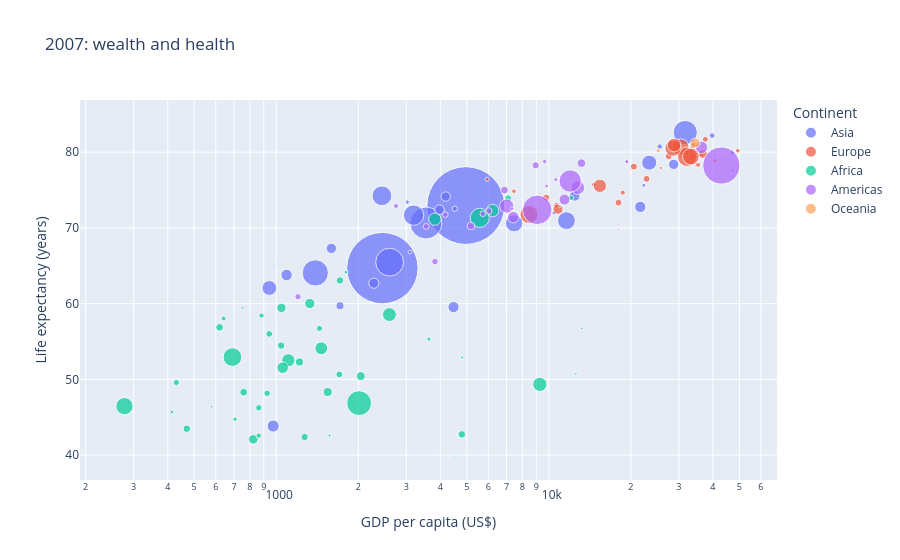

The cell this chart's notebook holds for it:
### Markdown cell above
## 2. The same chart in Plotly Express

One function call. Notice that the arguments name **data columns**, not arrays.

### Code cell
fig = px.scatter(
    g07,
    x="gdpPercap", 
    y="lifeExp",
    size="pop", 
    color="continent",
    hover_name="country",
    log_x=True, 
    size_max=55,
    labels={"gdpPercap": "GDP per capita (US$)", 
            "lifeExp": "Life expectancy (years)",
            "pop": "Population", 
            "continent": "Continent"},
    title="2007: wealth and health",
)
fig

### Figure 1 — Plotly figure (JSON) as saved in the notebook; plotly's stock layout.template omitted (floating-point values rounded to 4 significant figures)
{"data": [{"hovertemplate": "<b>%{hovertext}</b><br><br>Continent=Asia<br>GDP per capita (US$)=%{x}<br>Life expectancy (years)=%{y}<br>Population=%{marker.size}<extra></extra>", "hovertext": ["Afghanistan", "Bahrain", "Bangladesh", "Cambodia", "China", "Hong Kong, China", "India", "Indonesia", "Iran", "Iraq", "Israel", "Japan", "Jordan", "Korea, Dem. Rep.", "Korea, Rep.", "Kuwait", "Lebanon", "Malaysia", "Mongolia", "Myanmar", "Nepal", "Oman", "Pakistan", "Philippines", "Saudi Arabia", "Singapore", "Sri Lanka", "Syria", "Taiwan", "Thailand", "Vietnam", "West Bank and Gaza", "Yemen, Rep."], "legendgroup": "Asia", "marker": {"color": "#636efa", "size": [31889923, 708573, 150448339, 14131858, 1318683096, 6980412, 1110396331, 223547000, 69453570, 27499638, 6426679, 127467972, 6053193, 23301725, 49044790, 2505559, 3921278, 24821286, 2874127, 47761980, 28901790, 3204897, 169270617, 91077287, 27601038, 4553009, 20378239, 19314747, 23174294, 65068149, 85262356, 4018332, 22211743], "sizemode": "area", "sizeref": 435900.0, "symbol": "circle"}, "mode": "markers", "name": "Asia", "orientation": "v", "showlegend": true, "type": "scatter", "x": [974.6, 29800.0, 1391.0, 1714.0, 4959.0, 39720.0, 2452.0, 3541.0, 11610.0, 4471.0, 25520.0, 31660.0, 4519.0, 1593.0, 23350.0, 47310.0, 10460.0, 12450.0, 3096.0, 944.0, 1091.0, 22320.0, 2606.0, 3190.0, 21650.0, 47140.0, 3970.0, 4185.0, 28720.0, 7458.0, 2442.0, 3025.0, 2281.0], "xaxis": "x", "y": [43.83, 75.64, 64.06, 59.72, 72.96, 82.21, 64.7, 70.65, 70.96, 59.55, 80.75, 82.6, 72.53, 67.3, 78.62, 77.59, 71.99, 74.24, 66.8, 62.07, 63.78, 75.64, 65.48, 71.69, 72.78, 79.97, 72.4, 74.14, 78.4, 70.62, 74.25, 73.42, 62.7], "yaxis": "y"}, {"hovertemplate": "<b>%{hovertext}</b><br><br>Continent=Europe<br>GDP per capita (US$)=%{x}<br>Life expectancy (years)=%{y}<br>Population=%{marker.size}<extra></extra>", "hovertext": ["Albania", "Austria", "Belgium", "Bosnia and Herzegovina", "Bulgaria", "Croatia", "Czech Republic", "Denmark", "Finland", "France", "Germany", "Greece", "Hungary", "Iceland", "Ireland", "Italy", "Montenegro", "Netherlands", "Norway", "Poland", "Portugal", "Romania", "Serbia", "Slovak Republic", "Slovenia", "Spain", "Sweden", "Switzerland", "Turkey", "United Kingdom"], "legendgroup": "Europe", "marker": {"color": "#EF553B", "size": [3600523, 8199783, 10392226, 4552198, 7322858, 4493312, 10228744, 5468120, 5238460, 61083916, 82400996, 10706290, 9956108, 301931, 4109086, 58147733, 684736, 16570613, 4627926, 38518241, 10642836, 22276056, 10150265, 5447502, 2009245, 40448191, 9031088, 7554661, 71158647, 60776238], "sizemode": "area", "sizeref": 435900.0, "symbol": "circle"}, "mode": "markers", "name": "Europe", "orientation": "v", "showlegend": true, "type": "scatter", "x": [5937.0, 36130.0, 33690.0, 7446.0, 10680.0, 14620.0, 22830.0, 35280.0, 33210.0, 30470.0, 32170.0, 27540.0, 18010.0, 36180.0, 40680.0, 28570.0, 9254.0, 36800.0, 49360.0, 15390.0, 20510.0, 10810.0, 9787.0, 18680.0, 25770.0, 28820.0, 33860.0, 37510.0, 8458.0, 33200.0], "xaxis": "x", "y": [76.42, 79.83, 79.44, 74.85, 73.0, 75.75, 76.49, 78.33, 79.31, 80.66, 79.41, 79.48, 73.34, 81.76, 78.89, 80.55, 74.54, 79.76, 80.2, 75.56, 78.1, 72.48, 74.0, 74.66, 77.93, 80.94, 80.88, 81.7, 71.78, 79.42], "yaxis": "y"}, {"hovertemplate": "<b>%{hovertext}</b><br><br>Continent=Africa<br>GDP per capita (US$)=%{x}<br>Life expectancy (years)=%{y}<br>Population=%{marker.size}<extra></extra>", "hovertext": ["Algeria", "Angola", "Benin", "Botswana", "Burkina Faso", "Burundi", "Cameroon", "Central African Republic", "Chad", "Comoros", "Congo, Dem. Rep.", "Congo, Rep.", "Cote d'Ivoire", "Djibouti", "Egypt", "Equatorial Guinea", "Eritrea", "Ethiopia", "Gabon", "Gambia", "Ghana", "Guinea", "Guinea-Bissau", "Kenya", "Lesotho", "Liberia", "Libya", "Madagascar", "Malawi", "Mali", "Mauritania", "Mauritius", "Morocco", "Mozambique", "Namibia", "Niger", "Nigeria", "Reunion", "Rwanda", "Sao Tome and Principe", "Senegal", "Sierra Leone", "Somalia", "South Africa", "Sudan", "Swaziland", "Tanzania", "Togo", "Tunisia", "Uganda", "Zambia", "Zimbabwe"], "legendgroup": "Africa", "marker": {"color": "#00cc96", "size": [33333216, 12420476, 8078314, 1639131, 14326203, 8390505, 17696293, 4369038, 10238807, 710960, 64606759, 3800610, 18013409, 496374, 80264543, 551201, 4906585, 76511887, 1454867, 1688359, 22873338, 9947814, 1472041, 35610177, 2012649, 3193942, 6036914, 19167654, 13327079, 12031795, 3270065, 1250882, 33757175, 19951656, 2055080, 12894865, 135031164, 798094, 8860588, 199579, 12267493, 6144562, 9118773, 43997828, 42292929, 1133066, 38139640, 5701579, 10276158, 29170398, 11746035, 12311143], "sizemode": "area", "sizeref": 435900.0, "symbol": "circle"}, "mode": "markers", "name": "Africa", "orientation": "v", "showlegend": true, "type": "scatter", "x": [6223.0, 4797.0, 1441.0, 12570.0, 1217.0, 430.1, 2042.0, 706.0, 1704.0, 986.1, 277.6, 3633.0, 1545.0, 2082.0, 5581.0, 12150.0, 641.4, 690.8, 13210.0, 752.7, 1328.0, 942.7, 579.2, 1463.0, 1569.0, 414.5, 12060.0, 1045.0, 759.3, 1043.0, 1803.0, 10960.0, 3820.0, 823.7, 4811.0, 619.7, 2014.0, 7670.0, 863.1, 1598.0, 1712.0, 862.5, 926.1, 9270.0, 2602.0, 4513.0, 1107.0, 883.0, 7093.0, 1056.0, 1271.0, 469.7], "xaxis": "x", "y": [72.3, 42.73, 56.73, 50.73, 52.3, 49.58, 50.43, 44.74, 50.65, 65.15, 46.46, 55.32, 48.33, 54.79, 71.34, 51.58, 58.04, 52.95, 56.73, 59.45, 60.02, 56.01, 46.39, 54.11, 42.59, 45.68, 73.95, 59.44, 48.3, 54.47, 64.16, 72.8, 71.16, 42.08, 52.91, 56.87, 46.86, 76.44, 46.24, 65.53, 63.06, 42.57, 48.16, 49.34, 58.56, 39.61, 52.52, 58.42, 73.92, 51.54, 42.38, 43.49], "yaxis": "y"}, {"hovertemplate": "<b>%{hovertext}</b><br><br>Continent=Americas<br>GDP per capita (US$)=%{x}<br>Life expectancy (years)=%{y}<br>Population=%{marker.size}<extra></extra>", "hovertext": ["Argentina", "Bolivia", "Brazil", "Canada", "Chile", "Colombia", "Costa Rica", "Cuba", "Dominican Republic", "Ecuador", "El Salvador", "Guatemala", "Haiti", "Honduras", "Jamaica", "Mexico", "Nicaragua", "Panama", "Paraguay", "Peru", "Puerto Rico", "Trinidad and Tobago", "United States", "Uruguay", "Venezuela"], "legendgroup": "Americas", "marker": {"color": "#ab63fa", "size": [40301927, 9119152, 190010647, 33390141, 16284741, 44227550, 4133884, 11416987, 9319622, 13755680, 6939688, 12572928, 8502814, 7483763, 2780132, 108700891, 5675356, 3242173, 6667147, 28674757, 3942491, 1056608, 301139947, 3447496, 26084662], "sizemode": "area", "sizeref": 435900.0, "symbol": "circle"}, "mode": "markers", "name": "Americas", "orientation": "v", "showlegend": true, "type": "scatter", "x": [12780.0, 3822.0, 9066.0, 36320.0, 13170.0, 7007.0, 9645.0, 8948.0, 6025.0, 6873.0, 5728.0, 5186.0, 1202.0, 3548.0, 7321.0, 11980.0, 2749.0, 9809.0, 4173.0, 7409.0, 19330.0, 18010.0, 42950.0, 10610.0, 11420.0], "xaxis": "x", "y": [75.32, 65.55, 72.39, 80.65, 78.55, 72.89, 78.78, 78.27, 72.23, 74.99, 71.88, 70.26, 60.92, 70.2, 72.57, 76.19, 72.9, 75.54, 71.75, 71.42, 78.75, 69.82, 78.24, 76.38, 73.75], "yaxis": "y"}, {"hovertemplate": "<b>%{hovertext}</b><br><br>Continent=Oceania<br>GDP per capita (US$)=%{x}<br>Life expectancy (years)=%{y}<br>Population=%{marker.size}<extra></extra>", "hovertext": ["Australia", "New Zealand"], "legendgroup": "Oceania", "marker": {"color": "#FFA15A", "size": [20434176, 4115771], "sizemode": "area", "sizeref": 435900.0, "symbol": "circle"}, "mode": "markers", "name": "Oceania", "orientation": "v", "showlegend": true, "type": "scatter", "x": [34440.0, 25190.0], "xaxis": "x", "y": [81.23, 80.2], "yaxis": "y"}], "layout": {"legend": {"itemsizing": "constant", "title": {"text": "Continent"}, "tracegroupgap": 0}, "title": {"text": "2007: wealth and health"}, "xaxis": {"anchor": "y", "domain": [0, 1], "title": {"text": "GDP per capita (US$)"}, "type": "log"}, "yaxis": {"anchor": "x", "domain": [0, 1], "title": {"text": "Life expectancy (years)"}}}}
